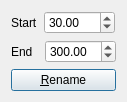
<?xml version="1.0" encoding="UTF-8"?>
<ui version="4.0">
 <class>ExtractDialog</class>
 <widget class="QDialog" name="ExtractDialog">
  <property name="geometry">
   <rect>
    <x>0</x>
    <y>0</y>
    <width>117</width>
    <height>98</height>
   </rect>
  </property>
  <property name="windowTitle">
   <string>Extract</string>
  </property>
  <property name="windowIcon">
   <iconset resource="Res/res.qrc">
    <normaloff>:/extract_32x32.png</normaloff>:/extract_32x32.png</iconset>
  </property>
  <layout class="QVBoxLayout" name="verticalLayout">
   <item>
    <layout class="QHBoxLayout" name="horizontalLayout_5">
     <item>
      <widget class="QLabel" name="label">
       <property name="text">
        <string>Start</string>
       </property>
      </widget>
     </item>
     <item>
      <widget class="QDoubleSpinBox" name="dblStart">
       <property name="toolTip">
        <string>&lt;html&gt;&lt;head/&gt;&lt;body&gt;&lt;p&gt;&lt;span style=&quot; font-weight:600;&quot;&gt;Initial Value&lt;/span&gt;&lt;/p&gt;&lt;/body&gt;&lt;/html&gt;</string>
       </property>
       <property name="maximum">
        <double>1000.000000000000000</double>
       </property>
       <property name="value">
        <double>30.000000000000000</double>
       </property>
      </widget>
     </item>
     <item>
      <spacer name="horizontalSpacer_4">
       <property name="orientation">
        <enum>Qt::Horizontal</enum>
       </property>
       <property name="sizeHint" stdset="0">
        <size>
         <width>40</width>
         <height>20</height>
        </size>
       </property>
      </spacer>
     </item>
    </layout>
   </item>
   <item>
    <layout class="QHBoxLayout" name="horizontalLayout_6">
     <item>
      <widget class="QLabel" name="label_2">
       <property name="text">
        <string>End  </string>
       </property>
      </widget>
     </item>
     <item>
      <widget class="QDoubleSpinBox" name="dblEnd">
       <property name="toolTip">
        <string>&lt;html&gt;&lt;head/&gt;&lt;body&gt;&lt;p&gt;&lt;span style=&quot; font-weight:600;&quot;&gt;Final Value&lt;/span&gt;&lt;/p&gt;&lt;/body&gt;&lt;/html&gt;</string>
       </property>
       <property name="decimals">
        <number>2</number>
       </property>
       <property name="maximum">
        <double>1000.000000000000000</double>
       </property>
       <property name="value">
        <double>300.000000000000000</double>
       </property>
      </widget>
     </item>
     <item>
      <spacer name="horizontalSpacer_5">
       <property name="orientation">
        <enum>Qt::Horizontal</enum>
       </property>
       <property name="sizeHint" stdset="0">
        <size>
         <width>40</width>
         <height>20</height>
        </size>
       </property>
      </spacer>
     </item>
    </layout>
   </item>
   <item>
    <widget class="QPushButton" name="pushExtract">
     <property name="toolTip">
      <string>&lt;html&gt;&lt;head/&gt;&lt;body&gt;&lt;p&gt;&lt;span style=&quot; font-weight:600;&quot;&gt;Rename&lt;/span&gt;&lt;/p&gt;&lt;p&gt;Rename image sequence&lt;/p&gt;&lt;/body&gt;&lt;/html&gt;</string>
     </property>
     <property name="text">
      <string>&amp;Rename</string>
     </property>
     <property name="icon">
      <iconset resource="Res/res.qrc">
       <normaloff>:/cog_32x32.png</normaloff>:/cog_32x32.png</iconset>
     </property>
     <property name="shortcut">
      <string>Ctrl+R</string>
     </property>
    </widget>
   </item>
  </layout>
 </widget>
 <resources>
  <include location="Res/res.qrc"/>
 </resources>
 <connections/>
</ui>
